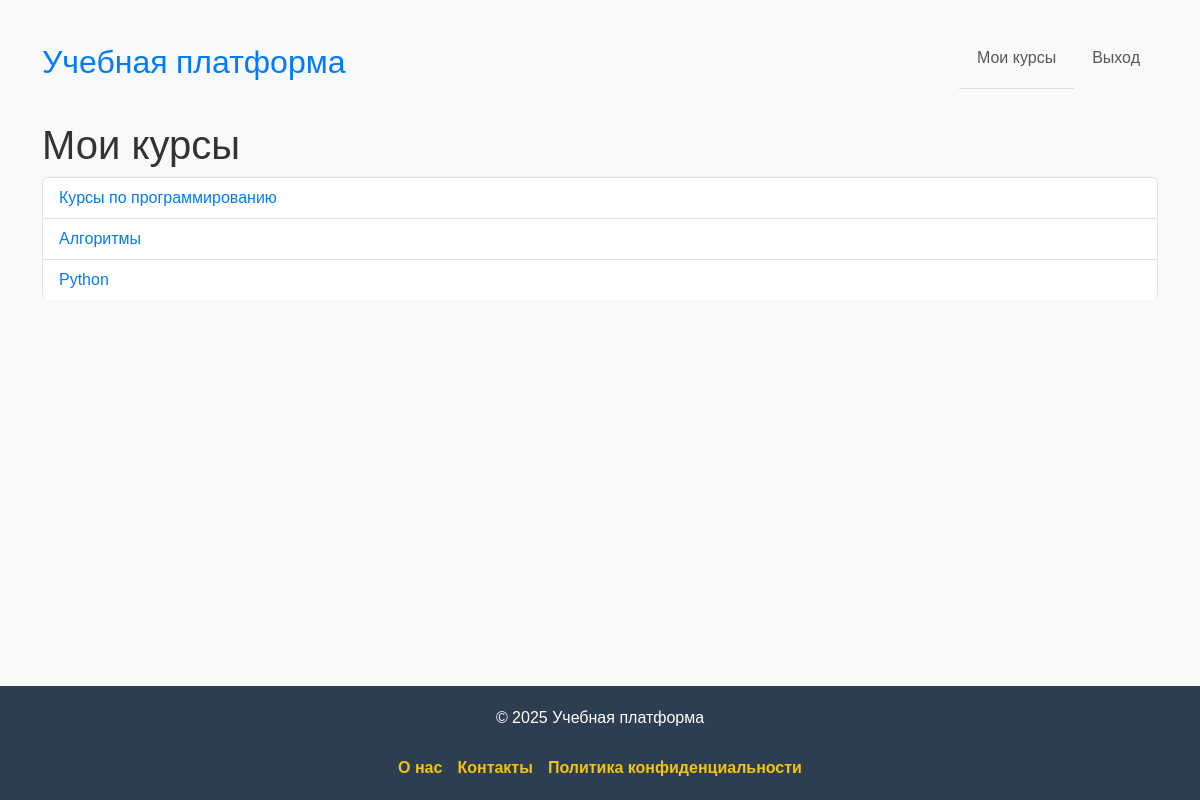
Page /courses/ (signed in) on the earlier database version.
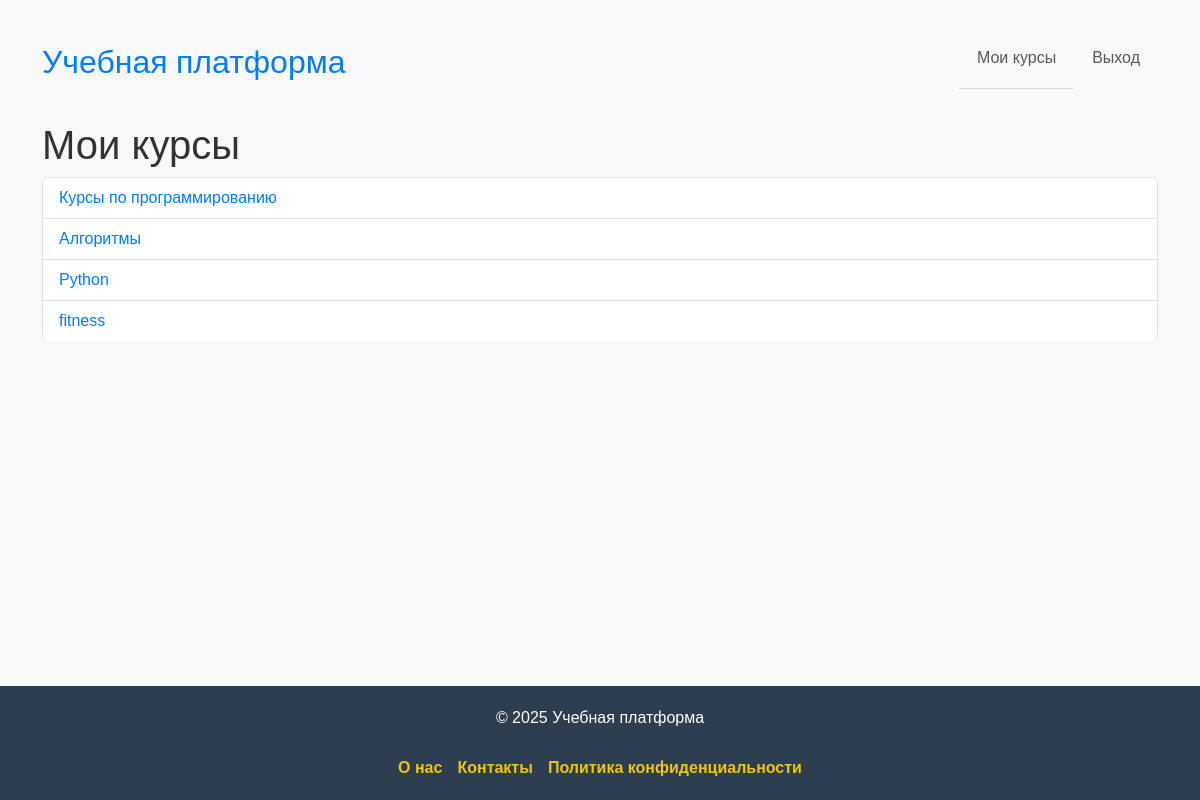
Same page on the later database version.
### online_courses/models.py (models this page shows, shortened)
class Course(models.Model):
    title = models.CharField(max_length=255)
    description = models.TextField(null=True, blank=True)
    teacher = models.ForeignKey(User, on_delete=models.SET_NULL, null=True, limit_choices_to={'role': 'teacher'}, related_name='courses_taught')
    students = models.ManyToManyField(User, related_name='enrolled_courses', blank=True, limit_choices_to={'role': 'student'})

### online_courses/views.py (the view)
# urls.py: path('courses/', course_list, name='course_list'),
@login_required
def course_list(request):
    if request.user.role == 'teacher':
        courses = Course.objects.filter(teacher=request.user)
    else:
        courses = request.user.enrolled_courses.all()
    return render(request, 'course_list.html', {'courses': courses})

### online_courses/templates/course_list.html (shortened to what this page needs)
{% extends 'base.html' %}
{% block content %}
<h1>Мои курсы</h1>
<ul class="list-group">
    {% for course in courses %}
        <li class="list-group-item list-group-item-action">
            <a href="{% url 'online_courses:course_detail' course.id %}" class="text-decoration-none">{{ course.title }}</a>
        </li>
    {% empty %}
        <p>Вы еще не записаны на курсы.</p>
    {% endfor %}
</ul>
{% endblock %}

Differences in the rows shown:
added Course: title "fitness"
